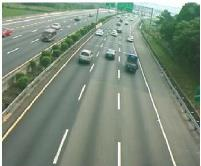
#> input picture road.png, 201 x 166 px
$ jupyter execute Selecting_Area_of_interest.ipynb
#> lines starting #> are read from the running program, lines starting #| are printed output that depends on the picture; after the words box and inside, x2 and y2 are one past the last pixel; in counts of white or black regions, pixels touching at a corner belong together
## Selecting area of interest

#### Applying canny edge detection before selecting area of interest

[cell 1]
import cv2
import numpy as np
from matplotlib import pyplot as plt

[cell 2]
# readd the image
img = cv2.imread('road.png',0)
#> img: shape (166, 201); min 39, max 255, mean 134

[cell 3]
# canny edge detection

edges = cv2.Canny(img,250,250)
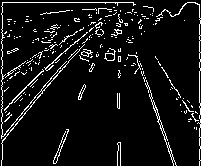
#> edges: shape (166, 201); 7.3% white in thin lines or dots

plt.subplot(121),plt.imshow(img,cmap = 'gray')
plt.title('Original Image'), plt.xticks([]), plt.yticks([]);
plt.subplot(122),plt.imshow(edges,cmap = 'gray')
plt.title('Edge Image'), plt.xticks([]), plt.yticks([]);
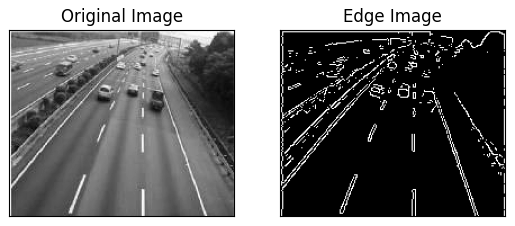
#> figure drawn by matplotlib, 2 panels

#### Applying canny edge detection after selecting area of interest

[cell 4]
# print the coordinates
img = cv2.cvtColor(img,cv2.COLOR_BGR2RGB)
#> img: shape (166, 201, 3)
plt.imshow(img);
print(img.shape)
#| (166, 201, 3)

[cell 5]
# select the area of interest and mask it

import numpy as np

height = img.shape[0]
#> height = 166
width = img.shape[1]
#> width = 201

# region of interest
region_of_interest_vertices = [

    (0,height),
    (0,140),
    (55,66),
    (150,66),
    (width,height)
]


def region_of_interest(img, vertices):
    mask = np.zeros_like(img)
    channel_count = img.shape[2]
#> channel_count = 3
    match_mask_color = (255,)* channel_count
#> match_mask_color = (255, 255, 255)
    cv2.fillPoly(mask, vertices,match_mask_color)
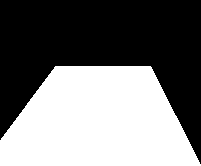
#> mask: shape (166, 201, 3); 46.6% white; 1 white region, box (x1, y1, x2, y2) and area: (0, 66, 201, 166) 15563
    masked_image =cv2.bitwise_and(img,mask)
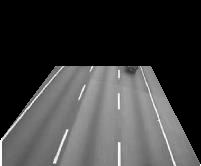
#> masked_image: shape (166, 201, 3); min 0, max 254, mean 61.8
    return masked_image

cropped_image = region_of_interest(img,np.array([region_of_interest_vertices], np.int32,))
plt.imshow(cropped_image);

[cell 6]
# apply canny edge detection

edges = cv2.Canny(cropped_image,250,250)
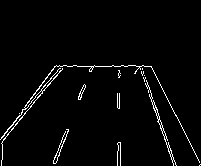
#> edges: shape (166, 201); 2.7% white in thin lines or dots, all inside (x1, y1, x2, y2) = (0, 65, 201, 166)

plt.subplot(121),plt.imshow(img,cmap = 'gray')
plt.title('Original Image'), plt.xticks([]), plt.yticks([]);
plt.subplot(122),plt.imshow(edges,cmap = 'gray')
plt.title('Edge Image'), plt.xticks([]), plt.yticks([]);

 > But in above image region of interest is also detected , meaning the border is also detected this is because we are passing gray scale image for masking then canny edge detection is applied
 <b> This can be tackled as follows: </b>

## step1 : first apply canny edge detection

[cell 7]
edges = cv2.Canny(img,250,250)

plt.subplot(121),plt.imshow(img,cmap = 'gray')
plt.title('Original Image'), plt.xticks([]), plt.yticks([]);
plt.subplot(122),plt.imshow(edges,cmap = 'gray')
plt.title('Edge Image'), plt.xticks([]), plt.yticks([]);

## step 2 : select the area of interest as follows:

[cell 8]
height = img.shape[0]
width = img.shape[1]

# region of interest
region_of_interest_vertices = [

    (0,height),
    (0,140),
    (55,66),
    (150,66),
    (width,height)
]


def region_of_interest(img, vertices):
    mask = np.zeros_like(img)

    match_mask_color = 255
    cv2.fillPoly(mask, vertices,match_mask_color)
    masked_image =cv2.bitwise_and(img,mask)
#> masked_image: shape (166, 201); 1.9% white in thin lines or dots, all inside (x1, y1, x2, y2) = (1, 66, 200, 166)
    return masked_image

cropped_image = region_of_interest(edges,np.array([region_of_interest_vertices], np.int32,)) # canny image is passesd
plt.imshow(cropped_image);

### Applying Hough transforms

[cell 9]
import matplotlib.pyplot as plt
import numpy as np
import cv2
# reading in an image
image = cv2.imread('Road_1.jpg')
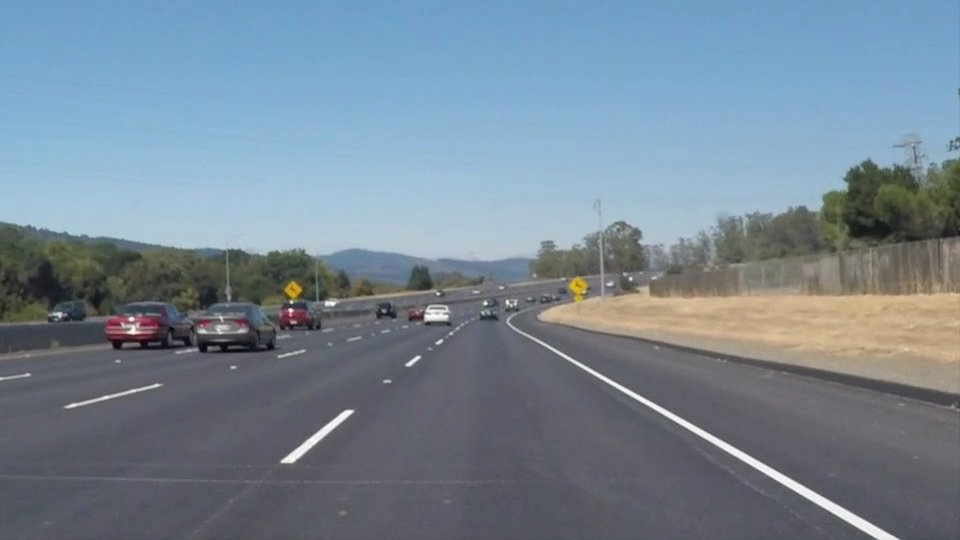
#> input picture Road_1.jpg, 960 x 540 px
#> image is the input picture: shape (540, 960, 3); mean B, G, R 148.1, 134.5, 118.5
image = cv2.cvtColor(image, cv2.COLOR_BGR2RGB)

# printing out some stats and plotting the image
print('This image is:', type(image), 'with dimensions:', image.shape)
#| This image is: <class 'numpy.ndarray'> with dimensions: (540, 960, 3)
plt.imshow(image)
plt.show()

[cell 10]
# store the height and width from image
height = image.shape[0]
#> height = 540
width = image.shape[1]
#> width = 960
def region_of_interest(img, vertices):
    mask = np.zeros_like(img)
    match_mask_color = 255 # <-- This line altered for grayscale.

    cv2.fillPoly(mask, vertices, match_mask_color)
    masked_image = cv2.bitwise_and(img, mask)
    return masked_image
region_of_interest_vertices = [
    (0, height),
    (width / 2, 300),
    (width, height),
]
#> region_of_interest_vertices = [(0, 540), (480, 300), (960, 540)]

gray_image = cv2.cvtColor(image, cv2.COLOR_RGB2GRAY)
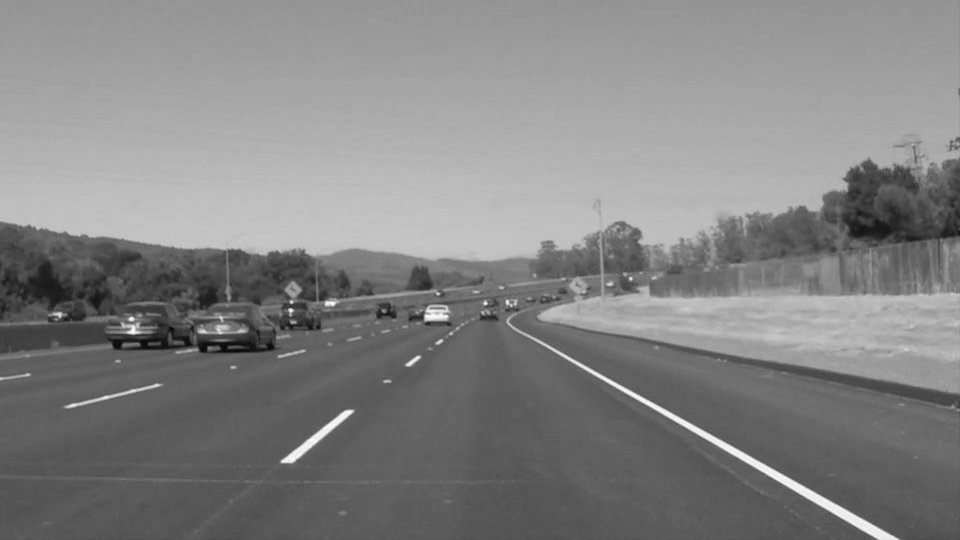
#> gray_image: shape (540, 960); min 5, max 255, mean 131.2
cannyed_image = cv2.Canny(gray_image, 100, 200)
#> cannyed_image: shape (540, 960); 1.7% white in thin lines or dots, all inside (x1, y1, x2, y2) = (0, 88, 960, 540)
# Moved the cropping operation to the end of the pipeline.
cropped_image = region_of_interest(
    cannyed_image,
    np.array([region_of_interest_vertices], np.int32)
)
#> in region_of_interest, `cv2.fillPoly(mask, vertices, match_mask_color)`:
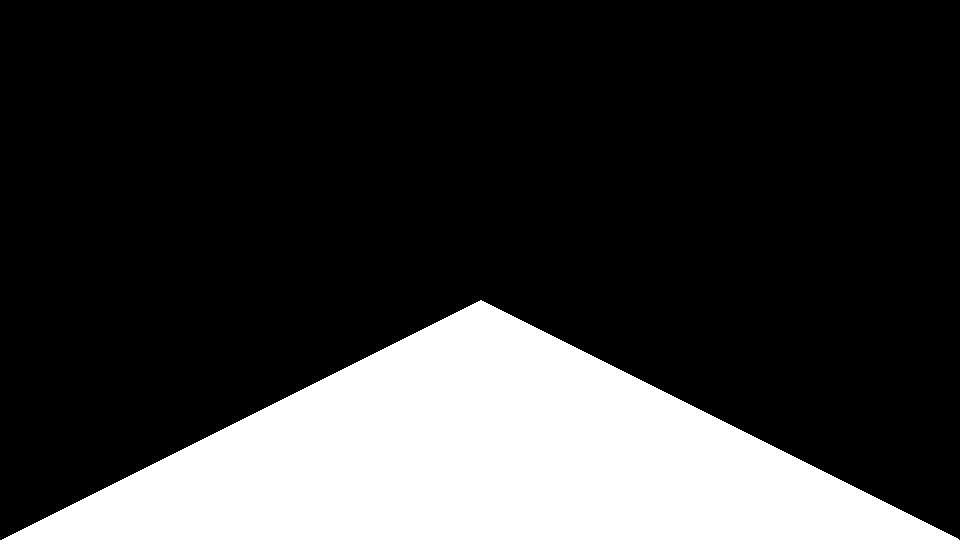
#> mask: shape (540, 960); 22.2% white; 1 white region, box (x1, y1, x2, y2) and area: (2, 300, 959, 540) 115199
#> in region_of_interest, `masked_image = cv2.bitwise_and(img, mask)`:
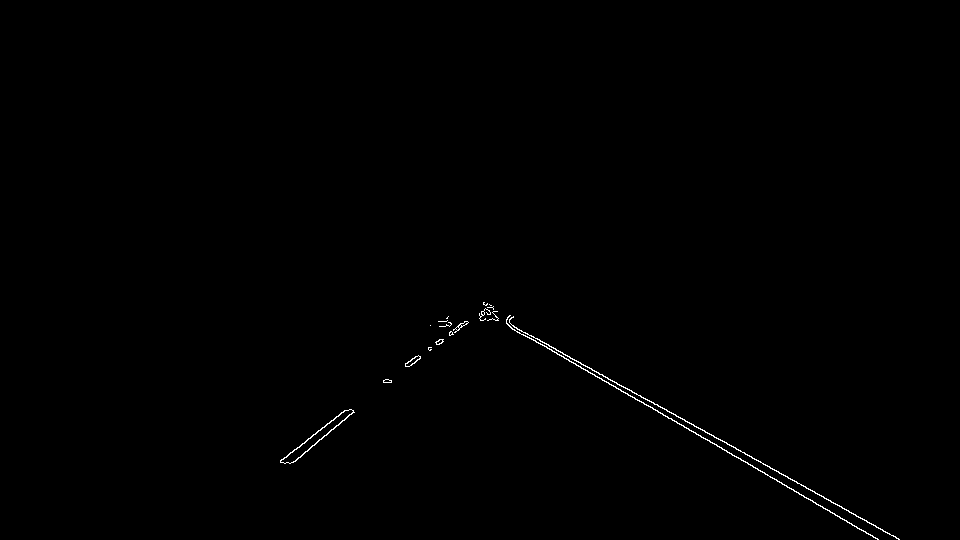
#> masked_image: shape (540, 960); 0.34% white in thin lines or dots, all inside (x1, y1, x2, y2) = (280, 302, 900, 540)
plt.figure()
plt.imshow(cropped_image)
plt.show()

### After applying canny edge detection and cropped the image , apply hough line transform

[cell 11]
# define hough transforms and print detected lines

lines = cv2.HoughLinesP(
    cropped_image,
    rho=6,
    theta=np.pi / 60,
    threshold=120,
    lines=np.array([]),
    minLineLength=40,
    maxLineGap=25
)
#> lines = 13 rows, first 6: [483, 311, 878, 539], [653, 402, 727, 444], [803, 485, 898, 539], [629, 389, 696, 427], [385, 382, 491, 305], [486, 312, 829, 510]
print(lines)
#| [[[483 311 878 539]]
#|  [[653 402 727 444]]
#|  [[803 485 898 539]]
#|  [[629 389 696 427]]
#|  [[385 382 491 305]]
#|  [[486 312 829 510]]
#|  [[390 382 487 304]]
#|  [[383 380 464 321]]
#|  [[720 439 815 493]]
#|  [[307 451 353 410]]
#|  [[383 382 485 308]]
#|  [[581 364 627 388]]
#> (further printed lines are left out)

[cell 12]
# define the utility function

def draw_lines(img, lines, color=[200, 200, 255], thickness=3):
    # If there are no lines to draw, exit.
#> called with lines = array of shape (13, 1, 4), thickness = 3
        if lines is None:
            return
    # Make a copy of the original image.
        img = np.copy(img)
    # Create a blank image that matches the original in size.
        line_img = np.zeros(
            (
                img.shape[0],
                img.shape[1],
                3
            ),
            dtype=np.uint8,
        )
    # Loop over all lines and draw them on the blank image.
        for line in lines:
            for x1, y1, x2, y2 in line:
                cv2.line(line_img, (x1, y1), (x2, y2), color, thickness)
#> this loop made 13 passes
#> line on passes 1 to 12: [[483, 311, 878, 539]], [[653, 402, 727, 444]], [[803, 485, 898, 539]], [[629, 389, 696, 427]], [[385, 382, 491, 305]], [[486, 312, 829, 510]], [[390, 382, 487, 304]], [[383, 380, 464, 321]], [[720, 439, 815, 493]], [[307, 451, 353, 410]], [[383, 382, 485, 308]], [[581, 364, 627, 388]]
        # Merge the image with the lines onto the original.
        img = cv2.addWeighted(img, 0.8, line_img, 1.0, 0.0)
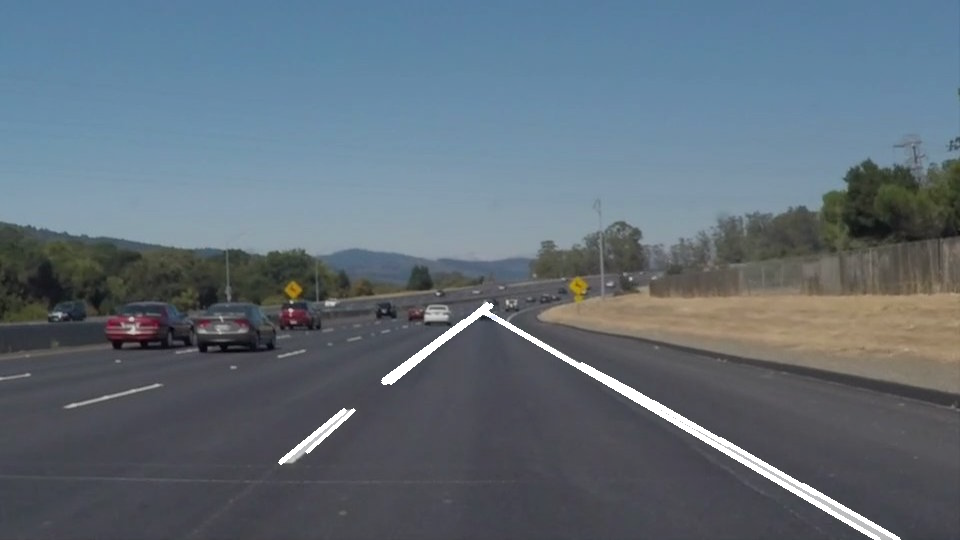
#> img: shape (540, 960, 3); mean R, G, B 96.4, 109.2, 120
        # Return the modified image.
        return img
